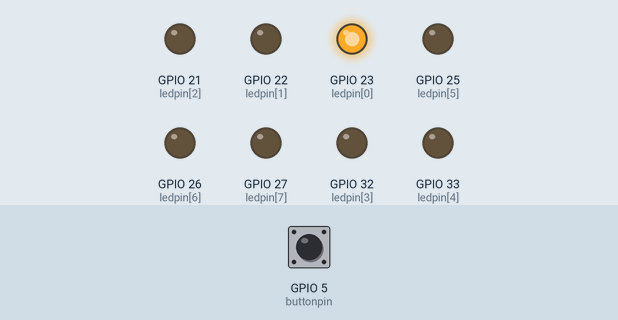
The sketch below on a simulated ESP32. Parts: output pins drawn as LEDs (lit = HIGH). The test bench sets the inputs (shaded band); at power-on: GPIO 5 (buttonpin) LOW.

Above: at 1.2 s.
1.3 s: GPIO 5 (buttonpin) pulled HIGH for 0.15 s
At 1.9 s:
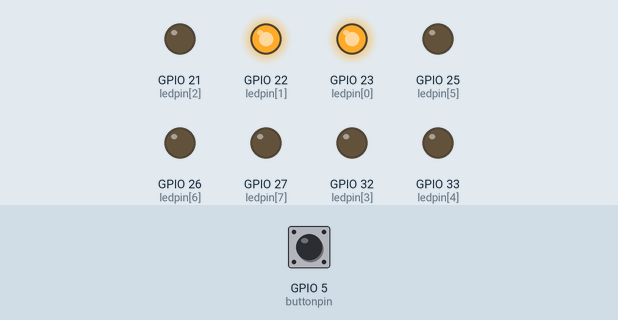
2.9 s: GPIO 5 (buttonpin) pulled HIGH for 1 s
At 4.3 s:
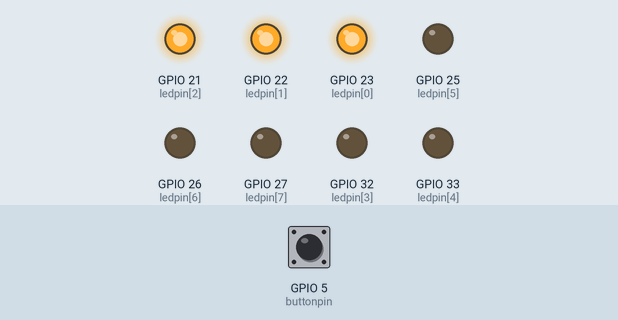
5.4 s: GPIO 5 (buttonpin) pulled HIGH for 0.15 s
At 6.2 s:
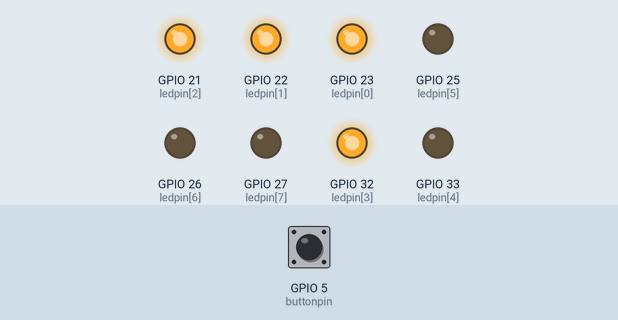
7.0 s: GPIO 5 (buttonpin) pulled HIGH for 3.2 s
At 7.5 s:
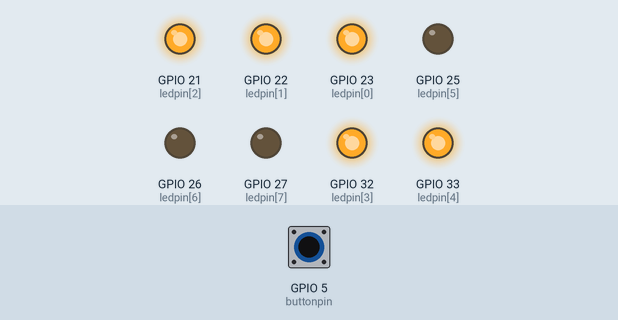
11.7 s: GPIO 5 (buttonpin) pulled HIGH for 0.15 s
At 12.2 s:
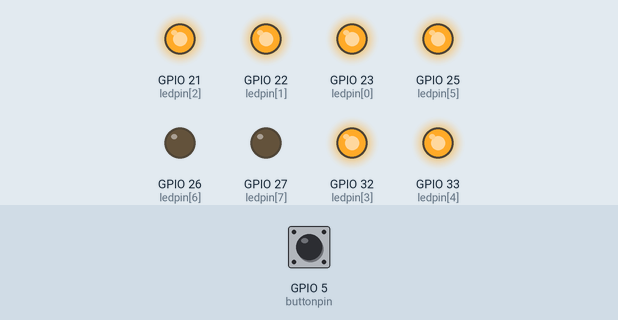
13.3 s: GPIO 5 (buttonpin) pulled HIGH for 1 s
At 14.7 s:
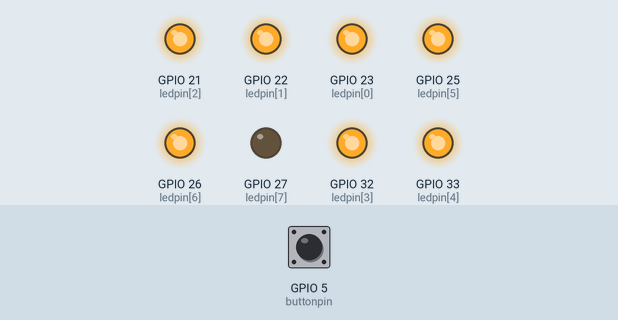
Timing chart, 0 to 16.3 s (numbered marks = the images above; inputs shaded):
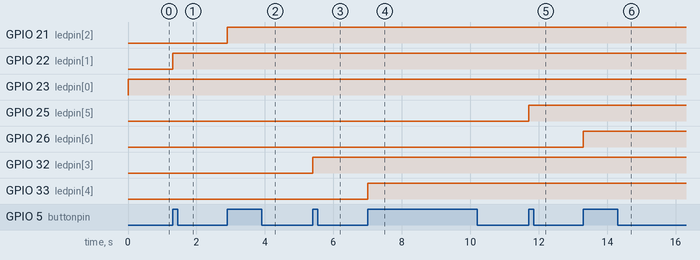

The sketch:

110619020_110619015.ino
```cpp
int buttonpin =5;

int candy=0;
bool buttonDown=false;
int ledpin[]={23,22,21,32,33,25,26,27,27,26,25,33,32,21,22,23};
void setup() {
  // put your setup code here, to run once:
 pinMode(buttonpin,INPUT);
for(int andy =0;andy<=15;andy++){pinMode(ledpin[andy],OUTPUT);}

}

void loop() {
  // put your main code here, to run repeatedly:
 if(candy<=7){
if( digitalRead(buttonpin)&&buttonDown==false ){ candy++; buttonDown=true;}
if( digitalRead(buttonpin)==LOW) buttonDown=false;
for(int andy=0;andy<=candy;andy++)
digitalWrite(ledpin[andy],HIGH);}
else{
    if( digitalRead(buttonpin)&&buttonDown==false ){ candy++; buttonDown=true;}
if( digitalRead(buttonpin)==LOW) buttonDown=false;
for(int andy=7;andy<=candy;andy++)
digitalWrite(ledpin[andy],LOW);

  }

}
```

Measured:
- after the input at 1.3 s, GPIO 22 (ledpin[1]): LOW → HIGH at once
- after the input at 2.9 s, GPIO 21 (ledpin[2]): LOW → HIGH at once
- after the input at 5.4 s, GPIO 32 (ledpin[3]): LOW → HIGH at once
- after the input at 7.0 s, GPIO 33 (ledpin[4]): LOW → HIGH at once
- after the input at 11.7 s, GPIO 25 (ledpin[5]): LOW → HIGH at once
- after the input at 13.3 s, GPIO 26 (ledpin[6]): LOW → HIGH at once
